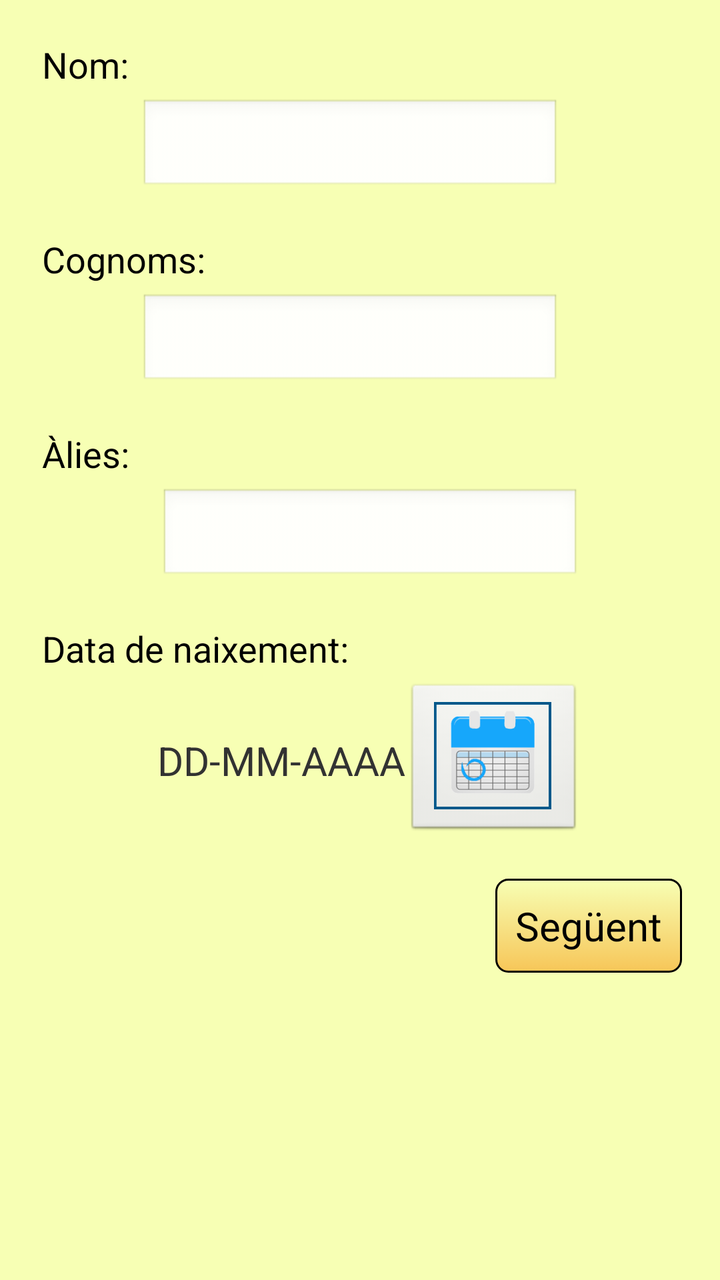
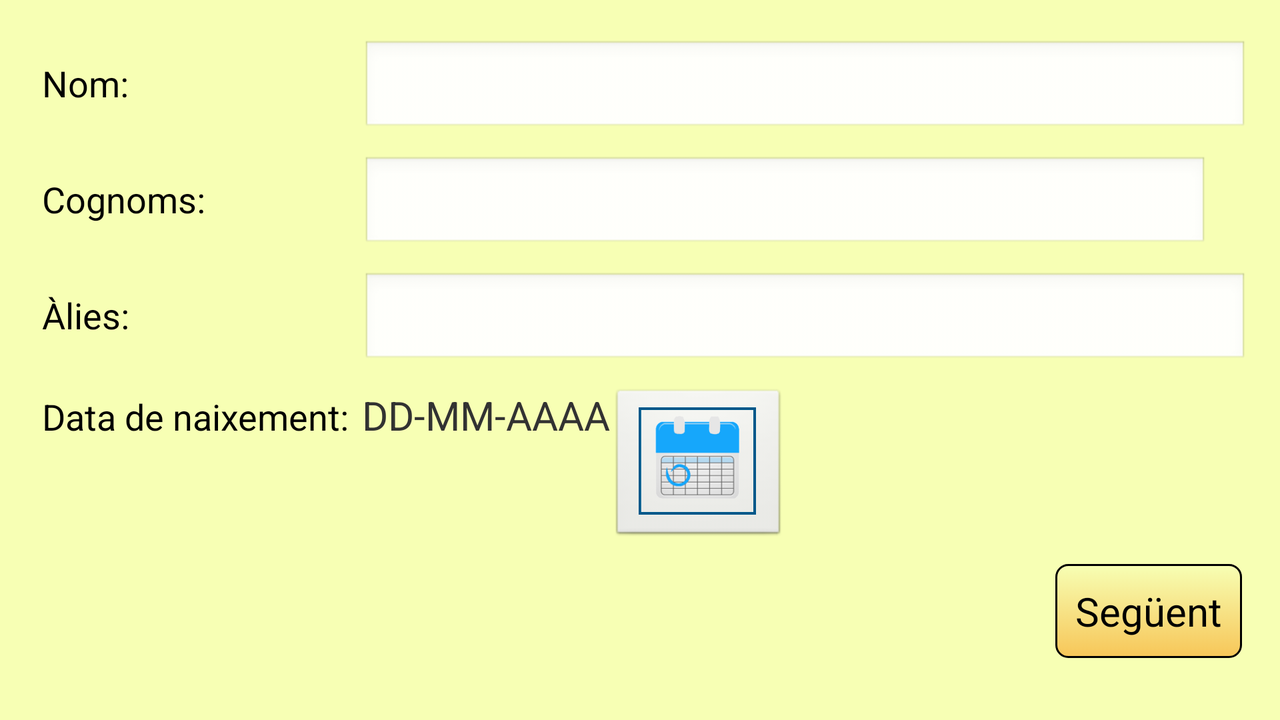

First picture: res/layout/ on a phone held upright. Second picture: the repository's own variant of that layout, on a device whose configuration matches the variant's folder. Source for both follows.
<!-- AndroidManifest.xml: application theme AppTheme -->
<!-- res/layout/activity_registre2.xml -->
<?xml version="1.0" encoding="utf-8"?>
<LinearLayout xmlns:android="http://schemas.android.com/apk/res/android"
    android:layout_width="fill_parent"
    android:layout_height="fill_parent"
    android:background="#F7FFB4"
    android:orientation="vertical"
    android:paddingLeft="16dp"
    android:paddingRight="16dp" >

     <LinearLayout
        android:layout_width="wrap_content"
        android:layout_height="wrap_content"
        android:layout_marginLeft="5dp"
        android:layout_marginTop="20dp" >

       <TextView
            android:id="@+id/textView1"
            android:layout_width="wrap_content"
            android:layout_height="wrap_content"
            android:text="@string/registre_nom"
            android:textAppearance="?android:attr/textAppearanceMedium" />
    </LinearLayout>

    <LinearLayout
        android:layout_width="wrap_content"
        android:layout_height="wrap_content"
        android:layout_gravity="center"
        android:layout_marginLeft="5dp"
        android:layout_marginTop="5dp" >

        <EditText
                android:id="@+id/registre2_editText_nom"
                android:layout_width="match_parent"
                android:layout_height="wrap_content"
                android:layout_marginRight="20dp"
                android:ems="10"
                android:inputType="textPersonName" >
        </EditText>

    </LinearLayout>

    <LinearLayout
        android:layout_width="wrap_content"
        android:layout_height="wrap_content"
        android:layout_marginLeft="5dp"
        android:layout_marginTop="20dp" >

        <TextView
            android:id="@+id/textView2"
            android:layout_width="wrap_content"
            android:layout_height="wrap_content"
            android:text="@string/registre_cognoms"
            android:textAppearance="?android:attr/textAppearanceMedium" />

    </LinearLayout>
    
     <LinearLayout
        android:layout_width="wrap_content"
        android:layout_height="wrap_content"
        android:layout_gravity="center"
        android:layout_marginLeft="5dp"
        android:layout_marginTop="5dp" >

        <EditText
            android:id="@+id/registre2_editText_cognoms"
            android:layout_width="wrap_content"
            android:layout_height="wrap_content"
            android:layout_marginRight="20dp"
            android:ems="10"
            android:inputType="textPersonName" />

    </LinearLayout>
    
     <LinearLayout
        android:layout_width="wrap_content"
        android:layout_height="wrap_content"
        android:layout_marginLeft="5dp"
        android:layout_marginTop="20dp" >

        <TextView
            android:id="@+id/textView4"
            android:layout_width="wrap_content"
            android:layout_height="wrap_content"
            android:text="@string/registre_alias"
            android:textAppearance="?android:attr/textAppearanceMedium" />

    </LinearLayout>
  
    <LinearLayout
        android:layout_width="wrap_content"
        android:layout_height="wrap_content"
        android:layout_marginLeft="5dp"
        android:layout_marginTop="5dp"
        android:layout_gravity="center" >

        <EditText
            android:id="@+id/registre2_editText_alies"
            android:layout_width="wrap_content"
            android:layout_height="wrap_content"
            android:ems="10"
            android:inputType="textPersonName" />

    </LinearLayout>
    
    <LinearLayout
        android:layout_width="wrap_content"
        android:layout_height="wrap_content"
        android:layout_marginLeft="5dp"
        android:layout_marginTop="20dp" >

        <TextView
            android:id="@+id/textView3"
            android:layout_width="wrap_content"
            android:layout_height="wrap_content"
            android:text="@string/registre_dataNaix"
            android:textAppearance="?android:attr/textAppearanceMedium" />

    </LinearLayout>
    
    <LinearLayout
        android:layout_width="wrap_content"
        android:layout_height="wrap_content"
        android:layout_marginLeft="5dp"
        android:layout_marginTop="5dp"
        android:layout_gravity="center"
    	android:orientation="horizontal" >

        <TextView
            android:id="@+id/registre2_textData"
            android:layout_width="match_parent"
            android:layout_height="wrap_content"
            android:layout_gravity="center"
            android:text="@string/registre_textData"
            android:textSize="20sp" />

        <ImageButton
            android:id="@+id/registre2_canviData"
            style="?android:attr/buttonBarButtonStyle"
            android:layout_width="wrap_content"
            android:layout_height="wrap_content"
            android:contentDescription="@string/button_cuidamDutxa"
            android:src="@drawable/ic_calendari" />

    </LinearLayout>
    
    <LinearLayout
        android:layout_width="wrap_content"
        android:layout_height="wrap_content"
        android:layout_marginLeft="5dp"
        android:layout_marginTop="20dp"
        android:layout_gravity="right" >

        <Button
	        android:id="@+id/registre2_button_seguent"
	        android:background="@drawable/button_black"
	        style="@style/button_text"
	        android:layout_width="wrap_content"
	        android:layout_height="wrap_content"
	        android:layout_gravity="right"
	        android:layout_marginLeft="150dp"
	        android:layout_marginRight="25dp"
	        android:layout_marginTop="30dp"
	        android:text="@string/boto_seguent" />

    </LinearLayout>




    

</LinearLayout>
<!-- resources referenced by this layout -->
<resources>
  <!-- drawable button_black (drawable) -->
  <?xml version="1.0" encoding="utf-8" ?>
  <selector xmlns:android="http://schemas.android.com/apk/res/android">
      <item android:state_enabled="false" >
      <shape>
        <solid
            android:color="#fcd892" />
        <stroke
            android:width="1dp"
            android:color="#9D9FA2" />
        <corners
            android:radius="6dp" />
        <padding
            android:left="10dp"
            android:top="10dp"
            android:right="10dp"
            android:bottom="10dp" />
      </shape>
    </item>
    <item android:state_pressed="true" >
      <shape>
        <solid
            android:color="#f7c658" />
        <stroke
            android:width="1dp"
            android:color="#ffffff" />
        <corners
            android:radius="6dp" />
        <padding
            android:left="10dp"
            android:top="10dp"
            android:right="10dp"
            android:bottom="10dp" />
      </shape>
    </item>
    <item>
      <shape>
        <gradient
            android:startColor="#f7ffb4"
            android:endColor="#f7c658"
            android:angle="270" />
        <stroke
            android:width="1dp"
            android:color="#000000" />
        <corners
            android:radius="6dp" />
        <padding
            android:left="10dp"
            android:top="10dp"
            android:right="10dp"
            android:bottom="10dp" />
      </shape>
    </item>
  </selector>
  <!-- drawable ic_calendari: png bitmap (drawable-hdpi, 2303 bytes) -->
  <string name="boto_seguent">Següent </string>
  <string name="button_cuidamDutxa">Dutxa</string>
  <string name="registre_alias">Àlies:    </string>
  <string name="registre_cognoms">Cognoms:   </string>
  <string name="registre_dataNaix">Data de naixement:  </string>
  <string name="registre_nom">Nom:   </string>
  <string name="registre_textData"> DD-MM-AAAA</string>
  <style name="button_text">
  	    <item name="android:layout_width">fill_parent</item>
  	    <item name="android:layout_height">wrap_content</item>
  	    <item name="android:textColor">#000000</item>
  	    <item name="android:gravity">center</item>
  	    <item name="android:layout_margin">3dp</item>
  	    <item name="android:textSize">20dp</item>
  	    <item name="android:typeface">sans</item>
  	    
    	</style>
  <style name="AppTheme" parent="AppBaseTheme">
          
      </style>
  <style name="AppBaseTheme" parent="android:Theme.Light">
          
      </style>
</resources>
<!-- res/layout-land/activity_registre2.xml (the repository's variant of the layout above) -->
<!-- drawn on the phone turned sideways -->
<?xml version="1.0" encoding="utf-8"?>
<ScrollView
  xmlns:android="http://schemas.android.com/apk/res/android"
  android:layout_width="fill_parent"
  android:layout_height="fill_parent"
  android:background="#F7FFB4">
  
	<LinearLayout 
	    android:layout_width="fill_parent"
	    android:layout_height="wrap_content"
	    android:background="#F7FFB4"
	    android:orientation="vertical"
	    android:paddingLeft="16dp"
	    android:paddingRight="16dp" >
	
	     <LinearLayout
	         android:layout_width="match_parent"
	         android:layout_height="wrap_content"
	         android:layout_marginLeft="5dp"
	         android:layout_marginTop="20dp" >
	
	       <TextView
	            android:id="@+id/textView1"
	            android:layout_width="160dp"
	            android:layout_height="wrap_content"
	            android:text="@string/registre_nom"
	            android:textAppearance="?android:attr/textAppearanceMedium" />
	       
	       <EditText
	           android:id="@+id/registre2_editText_nom"
	           android:layout_width="match_parent"
	           android:layout_height="wrap_content"
	           android:ems="10"
	           android:inputType="textPersonName" >
	
	        </EditText>
	    </LinearLayout>
	
	    <LinearLayout
	        android:layout_width="match_parent"
	        android:layout_height="wrap_content"
	        android:layout_marginLeft="5dp"
	        android:layout_marginTop="10dp" >
	
	        <TextView
	            android:id="@+id/textView2"
	            android:layout_width="160dp"
	            android:layout_height="wrap_content"
	            android:text="@string/registre_cognoms"
	            android:textAppearance="?android:attr/textAppearanceMedium" />
	
	        <EditText
	            android:id="@+id/registre2_editText_cognoms"
	            android:layout_width="match_parent"
	            android:layout_height="wrap_content"
	            android:layout_marginRight="20dp"
	            android:ems="10"
	            android:inputType="textPersonName" />
	    </LinearLayout>
	    
	     <LinearLayout
	         android:layout_width="match_parent"
	         android:layout_height="wrap_content"
	         android:layout_marginLeft="5dp"
	         android:layout_marginTop="10dp" >
	
	        <TextView
	            android:id="@+id/textView4"
	            android:layout_width="160dp"
	            android:layout_height="wrap_content"
	            android:text="@string/registre_alias"
	            android:textAppearance="?android:attr/textAppearanceMedium" />
	        
	        <EditText
	            android:id="@+id/registre2_editText_alies"
	            android:layout_width="match_parent"
	            android:layout_height="wrap_content"
	            android:ems="10"
	            android:inputType="textPersonName" />
	
	    </LinearLayout>
	 
	    <LinearLayout
	        android:layout_width="match_parent"
	        android:layout_height="wrap_content"
	        android:layout_marginLeft="5dp"
	        android:layout_marginTop="10dp"
	        android:orientation="horizontal" >
	
	        <TextView
	            android:id="@+id/textView3"
	            android:layout_width="160dp"
	            android:layout_height="wrap_content"
	            android:text="@string/registre_dataNaix"
	            android:textAppearance="?android:attr/textAppearanceMedium" />
	
	        <TextView
	            android:id="@+id/registre2_textData"
	            android:layout_width="wrap_content"
	            android:layout_height="wrap_content"
	            android:text="@string/registre_textData"
	            android:textSize="20sp" />
	
	         <ImageButton
	             android:id="@+id/registre2_canviData"
	             style="?android:attr/buttonBarButtonStyle"
	             android:layout_width="wrap_content"
	             android:layout_height="wrap_content"
	             android:contentDescription="@string/button_cuidamDutxa"
	             android:src="@drawable/ic_calendari" />
	
	    </LinearLayout>
	    
	
	    
	    <LinearLayout
	        android:layout_width="wrap_content"
	        android:layout_height="wrap_content"
	        android:layout_marginLeft="5dp"
	        android:layout_marginTop="10dp"
	        android:layout_gravity="right" >
	
	        <Button
		        android:id="@+id/registre2_button_seguent"
		        android:background="@drawable/button_black"
		        style="@style/button_text"
		        android:layout_width="wrap_content"
		        android:layout_height="wrap_content"
		        android:layout_gravity="right"
		        android:layout_marginLeft="150dp"
		        android:layout_marginRight="25dp"
		        android:layout_marginTop="30dp"
		        android:text="@string/boto_seguent" />
	
	    </LinearLayout>
	
	</LinearLayout>
</ScrollView>
